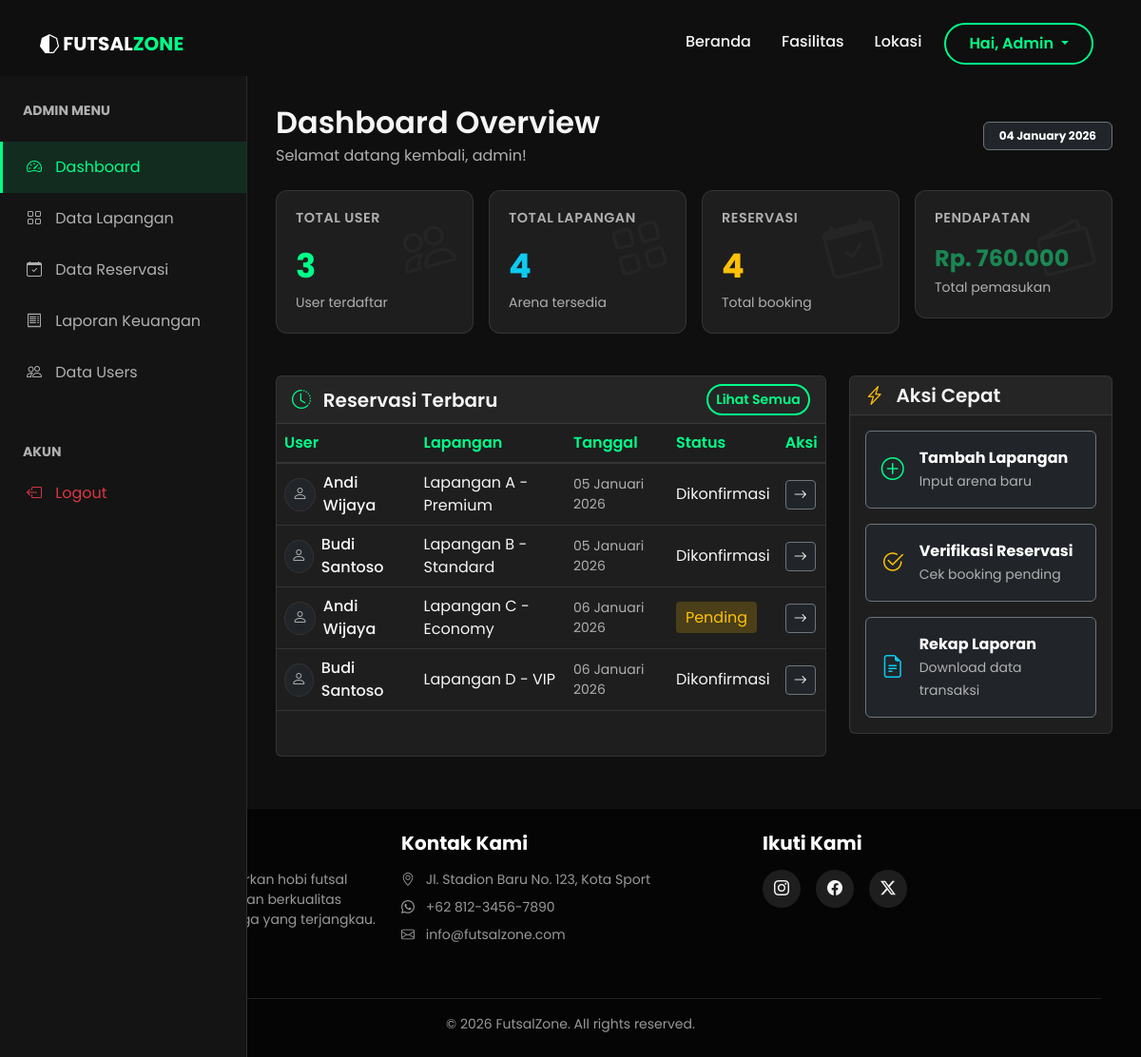
The page /?page=admin_dashboard (signed in) on the database its author committed.
### tables this page shows
CREATE TABLE reservasi (
    id_reservasi INT PRIMARY KEY AUTO_INCREMENT,
    id_user INT NOT NULL,
    id_lapangan INT NOT NULL,
    tanggal_reservasi DATE NOT NULL,
    jam_mulai TIME NOT NULL,
    jam_selesai TIME NOT NULL,
    durasi_jam INT NOT NULL,
    total_harga DECIMAL(10, 2) NOT NULL,
    status_reservasi ENUM('pending', 'dikonfirmasi', 'selesai', 'dibatalkan') DEFAULT 'pending',
    catatan TEXT,
    created_at TIMESTAMP DEFAULT CURRENT_TIMESTAMP,
    updated_at TIMESTAMP DEFAULT CURRENT_TIMESTAMP ON UPDATE CURRENT_TIMESTAMP,
    FOREIGN KEY (id_user) REFERENCES users(id_user) ON DELETE CASCADE,
    FOREIGN KEY (id_lapangan) REFERENCES lapangan(id_lapangan) ON DELETE CASCADE,
    INDEX idx_user (id_user),
    INDEX idx_lapangan (id_lapangan),
    INDEX idx_tanggal (tanggal_reservasi)
);

CREATE TABLE users (
    id_user INT PRIMARY KEY AUTO_INCREMENT,
    username VARCHAR(50) NOT NULL UNIQUE,
    email VARCHAR(100) NOT NULL UNIQUE,
    password VARCHAR(255) NOT NULL,
    nama_lengkap VARCHAR(100) NOT NULL,
    no_telepon VARCHAR(15),
    alamat TEXT,
    foto_profil VARCHAR(255),
    role ENUM('admin', 'user') DEFAULT 'user',
    status ENUM('aktif', 'nonaktif') DEFAULT 'aktif',
    created_at TIMESTAMP DEFAULT CURRENT_TIMESTAMP,
    updated_at TIMESTAMP DEFAULT CURRENT_TIMESTAMP ON UPDATE CURRENT_TIMESTAMP
);

CREATE TABLE lapangan (
    id_lapangan INT PRIMARY KEY AUTO_INCREMENT,
    nama_lapangan VARCHAR(100) NOT NULL,
    deskripsi TEXT,
    foto_lapangan VARCHAR(255),
    harga_per_jam DECIMAL(10, 2) NOT NULL,
    kapasitas INT DEFAULT 10,
    status ENUM('tersedia', 'maintenance', 'nonaktif') DEFAULT 'tersedia',
    created_at TIMESTAMP DEFAULT CURRENT_TIMESTAMP,
    updated_at TIMESTAMP DEFAULT CURRENT_TIMESTAMP ON UPDATE CURRENT_TIMESTAMP
);

### config.php (called while the page is built, shortened)
<?php
function format_rupiah($nominal) {
    return "Rp. " . number_format($nominal, 0, ',', '.');
}
function format_date($date) {
    $bulan = array('Januari', 'Februari', 'Maret', 'April', 'Mei', 'Juni', 'Juli', 'Agustus', 'September', 'Oktober', 'November', 'Desember');
    $tahun = substr($date, 0, 4);
    $bulan_ke = (int)substr($date, 5, 2);
    $hari = substr($date, 8, 2);
    return $hari . ' ' . $bulan[$bulan_ke - 1] . ' ' . $tahun;
}
?>

### pages/admin_dashboard.php (the view, shortened to what this page needs)
<?php
$total_users = $conn->query("SELECT COUNT(*) as total FROM users WHERE role = 'user'")->fetch_assoc()['total'];
$total_lapangan = $conn->query("SELECT COUNT(*) as total FROM lapangan")->fetch_assoc()['total'];
$total_reservasi = $conn->query("SELECT COUNT(*) as total FROM reservasi")->fetch_assoc()['total'];
$total_transaksi = $conn->query("SELECT COALESCE(SUM(total_bayar), 0) as total FROM transaksi WHERE status_pembayaran = 'lunas'")->fetch_assoc()['total'];
$recent_query = "SELECT r.*, l.nama_lapangan, u.nama_lengkap FROM reservasi r
                 JOIN lapangan l ON r.id_lapangan = l.id_lapangan
                 JOIN users u ON r.id_user = u.id_user
                 ORDER BY r.created_at DESC LIMIT 5";
$recent_result = $conn->query($recent_query);
?>
<div class="sidebar">
    <div class="px-4 mb-4 mt-2">
        <h6 class="text-uppercase text-muted small fw-bold letter-spacing-2">Admin Menu</h6>
    </div>
    <a href="?page=admin_dashboard" class="active"><i class="bi bi-speedometer2"></i> Dashboard</a>
    <a href="?page=admin_lapangan"><i class="bi bi-grid"></i> Data Lapangan</a>
    <a href="?page=admin_reservasi"><i class="bi bi-calendar-check"></i> Data Reservasi</a>
    <a href="?page=admin_transaksi"><i class="bi bi-receipt"></i> Laporan Keuangan</a>
    <a href="?page=admin_users"><i class="bi bi-people"></i> Data Users</a>
    <div class="px-4 mt-5 mb-2">
        <h6 class="text-uppercase text-muted small fw-bold letter-spacing-2">Akun</h6>
    </div>
    <a href="?page=logout" class="text-danger"><i class="bi bi-box-arrow-left"></i> Logout</a>
</div>
<div class="main-content">
    <div class="container-fluid p-0">
        <div class="d-flex justify-content-between align-items-center mb-4">
            <div>
                <h2 class="mb-1">Dashboard Overview</h2>
                <p class="text-muted mb-0">Selamat datang kembali, admin!</p>
            </div>
            <div>
                <span class="badge bg-dark border border-secondary p-2 px-3"><?php echo date('d F Y'); ?></span>
            </div>
        </div>
        <div class="row g-3 mb-4">
            <div class="col-md-6 col-lg-3">
                <div class="stat-card">
                    <i class="bi bi-people icon-bg"></i>
                    <h5>Total User</h5>
                    <div class="number text-primary-custom"><?php echo $total_users; ?></div>
                    <small class="text-muted">User terdaftar</small>
                </div>
            </div>
            <div class="col-md-6 col-lg-3">
                <div class="stat-card">
                    <i class="bi bi-grid icon-bg"></i>
                    <h5>Total Lapangan</h5>
                    <div class="number text-info"><?php echo $total_lapangan; ?></div>
                    <small class="text-muted">Arena tersedia</small>
                </div>
            </div>
            <div class="col-md-6 col-lg-3">
                <div class="stat-card">
                    <i class="bi bi-calendar-check icon-bg"></i>
                    <h5>Reservasi</h5>
                    <div class="number text-warning"><?php echo $total_reservasi; ?></div>
                    <small class="text-muted">Total booking</small>
                </div>
            </div>
            <div class="col-md-6 col-lg-3">
                <div class="stat-card">
                    <i class="bi bi-wallet2 icon-bg"></i>
                    <h5>Pendapatan</h5>
                    <div class="number text-success" style="font-size: 1.5rem;">
                        <?php echo format_rupiah($total_transaksi); ?></div>
                    <small class="text-muted">Total pemasukan</small>
                </div>
            </div>
        </div>
        <div class="row">
            <div class="col-lg-8 mb-4">
                <div class="card h-100">
                    <div class="card-header d-flex justify-content-between align-items-center">
                        <h5 class="mb-0"><i class="bi bi-clock-history me-2 text-primary-custom"></i> Reservasi Terbaru
                        </h5>
                        <a href="?page=admin_reservasi" class="btn btn-sm btn-custom-outline">Lihat Semua</a>
                    </div>
                    <div class="table-responsive">
                        <table class="table table-hover align-middle mb-0">
                            <thead>
                                <tr>
                                    <th>User</th>
                                    <th>Lapangan</th>
                                    <th>Tanggal</th>
                                    <th>Status</th>
                                    <th>Aksi</th>
                                </tr>
                            </thead>
                            <tbody>
                                <?php if ($recent_result->num_rows > 0): ?>
                                    <?php while ($row = $recent_result->fetch_assoc()):
                                        $status_class = 'badge-' . $row['status_reservasi'];
                                        ?>
                                        <tr>
                                            <td>
                                                <div class="d-flex align-items-center">
                                                    <div class="bg-dark rounded-circle d-flex align-items-center justify-content-center me-2"
                                                        style="width: 35px; height: 35px; border: 1px solid #333;">
                                                        <i class="bi bi-person text-muted"></i>
                                                    </div>
                                                    <span
                                                        class="fw-medium"><?php echo htmlspecialchars($row['nama_lengkap']); ?></span>
                                                </div>
                                            </td>
                                            <td><?php echo htmlspecialchars($row['nama_lapangan']); ?></td>
                                            <td class="small text-muted"><?php echo format_date($row['tanggal_reservasi']); ?>
                                            </td>
                                            <td>
                                                <span class="<?php echo $status_class; ?>">
                                                    <?php echo ucfirst($row['status_reservasi']); ?>
                                                </span>
                                            </td>
                                            <td>
                                                <a href="?page=admin_reservasi" class="btn btn-sm btn-dark border-secondary">
                                                    <i class="bi bi-arrow-right"></i>
                                                </a>
                                            </td>
                                        </tr>
                                    <?php endwhile; ?>
                                <?php else: ?>
                                    <tr>
                                        <td colspan="5" class="text-center py-4 text-muted">Belum ada data reservasi</td>
                                    </tr>
                                <?php endif; ?>
                            </tbody>
                        </table>
                    </div>
                </div>
            </div>
            <div class="col-lg-4 mb-4">
                <div class="card">
                    <div class="card-header">
                        <h5 class="mb-0"><i class="bi bi-lightning-charge me-2 text-warning"></i> Aksi Cepat</h5>
                    </div>
                    <div class="card-body d-grid gap-3">
                        <a href="?page=admin_lapangan"
                            class="btn btn-dark border-secondary text-start p-3 hover-effect">
                            <div class="d-flex align-items-center">
                                <i class="bi bi-plus-circle fs-4 text-primary-custom me-3"></i>
                                <div>
                                    <div class="fw-bold">Tambah Lapangan</div>
                                    <small class="text-muted">Input arena baru</small>
                                </div>
                            </div>
                        </a>
                        <a href="?page=admin_reservasi"
                            class="btn btn-dark border-secondary text-start p-3 hover-effect">
                            <div class="d-flex align-items-center">
                                <i class="bi bi-check2-circle fs-4 text-warning me-3"></i>
                                <div>
                                    <div class="fw-bold">Verifikasi Reservasi</div>
                                    <small class="text-muted">Cek booking pending</small>
                                </div>
                            </div>
                        </a>
                        <a href="?page=admin_transaksi"
                            class="btn btn-dark border-secondary text-start p-3 hover-effect">
                            <div class="d-flex align-items-center">
                                <i class="bi bi-file-earmark-text fs-4 text-info me-3"></i>
                                <div>
                                    <div class="fw-bold">Rekap Laporan</div>
                                    <small class="text-muted">Download data transaksi</small>
                                </div>
                            </div>
                        </a>
                    </div>
                </div>
            </div>
        </div>
    </div>
</div>

### rows shown on the page
reservasi: id_user.nama_lengkap "Andi Wijaya", id_lapangan.nama_lapangan "Lapangan A - Premium", tanggal_reservasi "05 Januari 2026", status_reservasi "Dikonfirmasi"
reservasi: id_user.nama_lengkap "Budi Santoso", id_lapangan.nama_lapangan "Lapangan B - Standard", tanggal_reservasi "05 Januari 2026", status_reservasi "Dikonfirmasi"
reservasi: id_user.nama_lengkap "Andi Wijaya", id_lapangan.nama_lapangan "Lapangan C - Economy", tanggal_reservasi "06 Januari 2026", status_reservasi "Pending"
reservasi: id_user.nama_lengkap "Budi Santoso", id_lapangan.nama_lapangan "Lapangan D - VIP", tanggal_reservasi "06 Januari 2026", status_reservasi "Dikonfirmasi"

### other values the page prints
explode(' ', $_SESSION['nama_lengkap'])[0] "Admin"
$total_users "3"
$total_lapangan "4"
$total_reservasi "4"
format_rupiah($total_transaksi) "Rp. 760.000"
